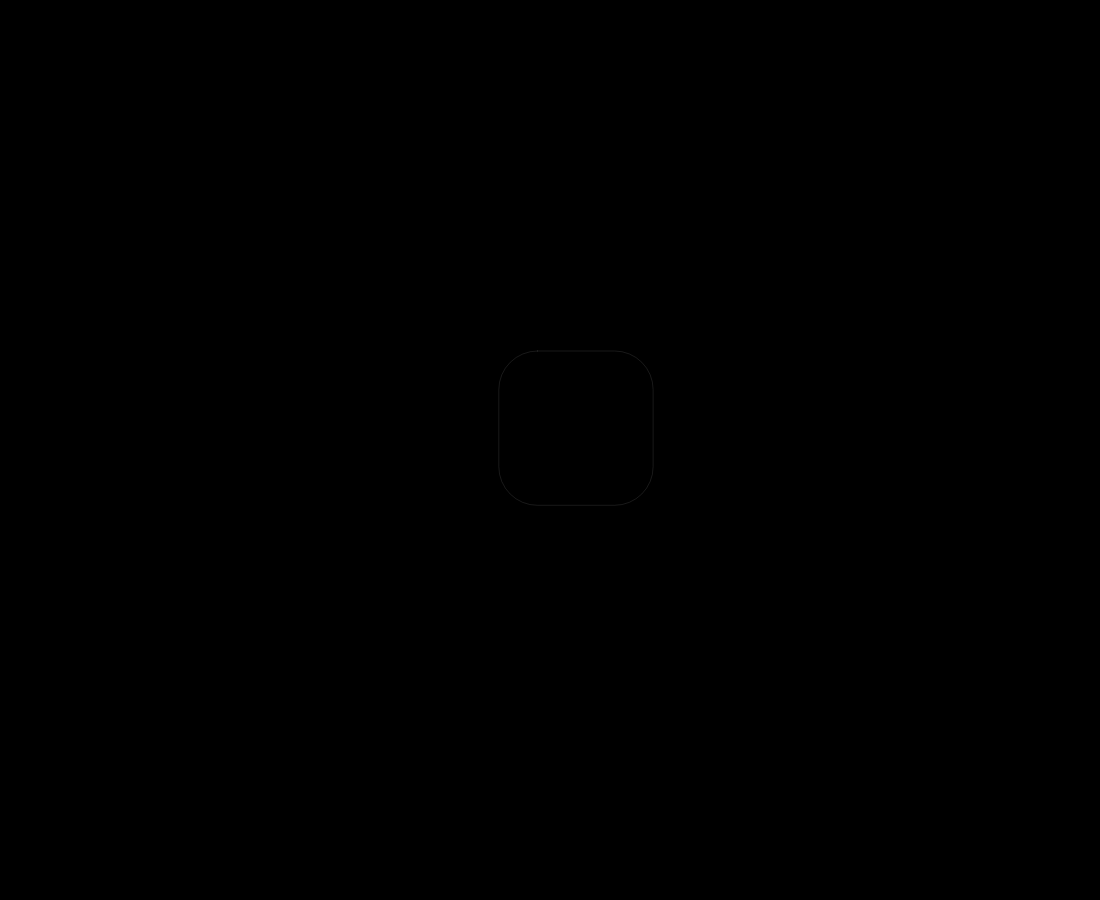
Frame 1 (no input)
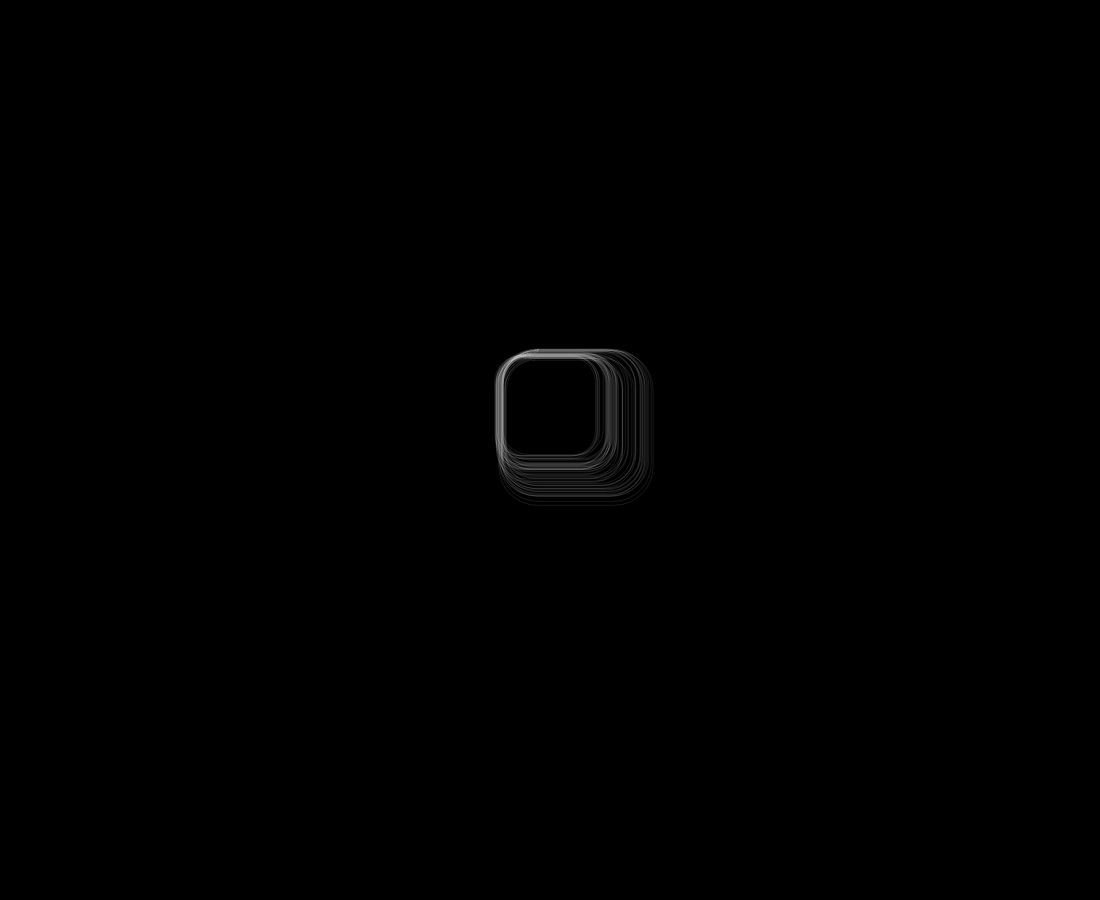
Frame 60 (no input)
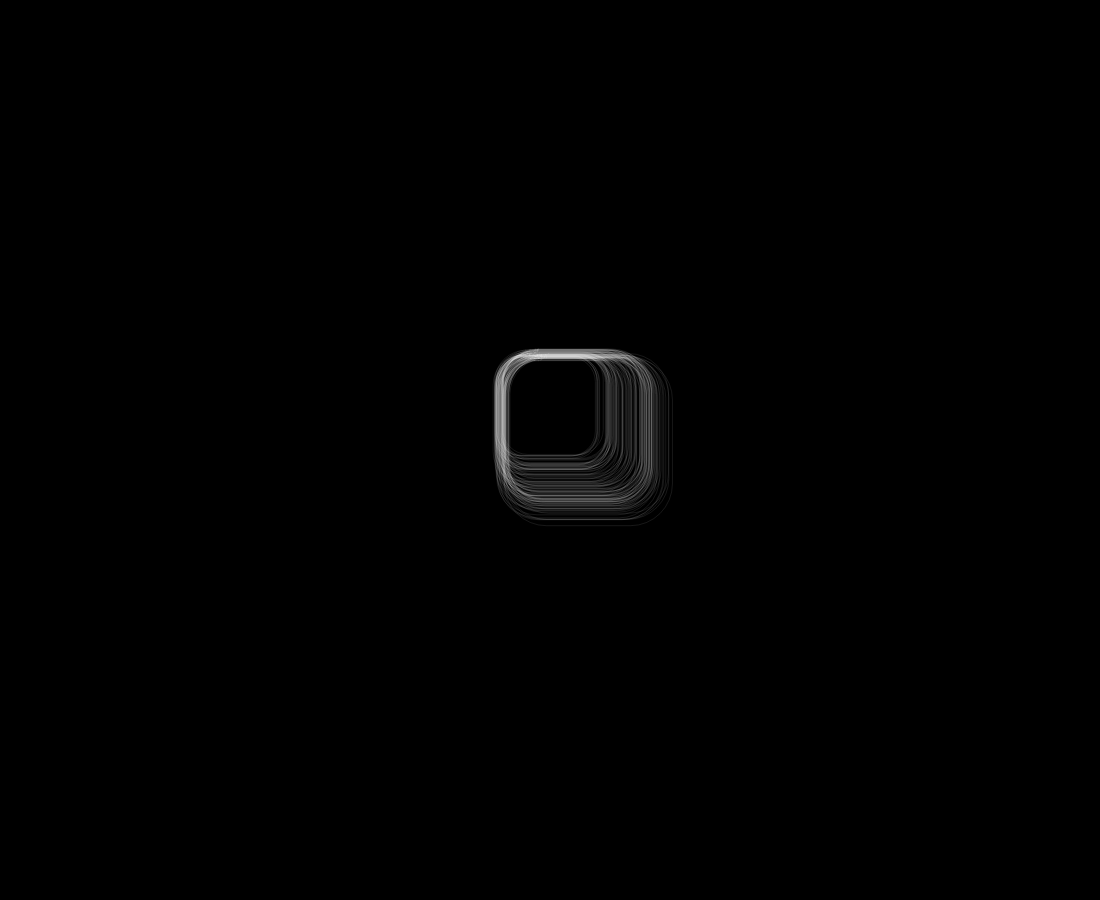
Frame 120 (the mouse pressed at the canvas centre since frame 60)

The p5.js sketch that drew these frames (run headless with seeded random() and noise() and a simulated clock; from frame 60 on, the mouse is pressed at the canvas centre):

// p5.js sketch
// ── sketch.js
//control point count
let formResolution = 9;
//step size
let stepSize = 2;
let rStepSize = 10;
//distortionFactor
let distortionFactor = 1;
//overall size of animation
let initRadius = 150;
//init center parameters
let centerX, centerY;
//init emptyy lists with lengths equal to form res
let x;
let y;
let r;
//define end of animation
let a = 100;
//not used?
let filled = true;
let freeze = true;

function setup() {
  createCanvas(windowWidth-100, windowHeight-100);
  smooth();
  background(0);
  ///

  centerX = windowWidth/2-100;
  centerY = windowHeight/2-150;

  let angle = radians(360/formResolution);

  x = centerX;
  y = centerY;
  r = initRadius;

}

function draw() {
  r += random(-rStepSize, rStepSize);
  if (r<0){
    r = r*-1
  }

  x += random(-stepSize, stepSize);
  y += random(-stepSize, stepSize);

  strokeWeight(stepSize/2);
  stroke(255,a/4);
  noFill();

  square(x, y, r, r/4,r/4,r/4,r/4);

  a -= 0.05;

  if (a==1) {
    noLoop();
  }

}
